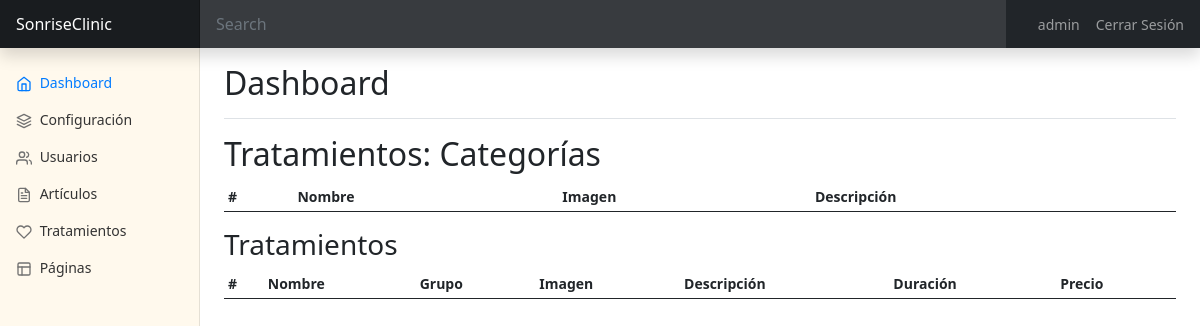
The app's page /admin.php?section=treatments (signed in), older data.
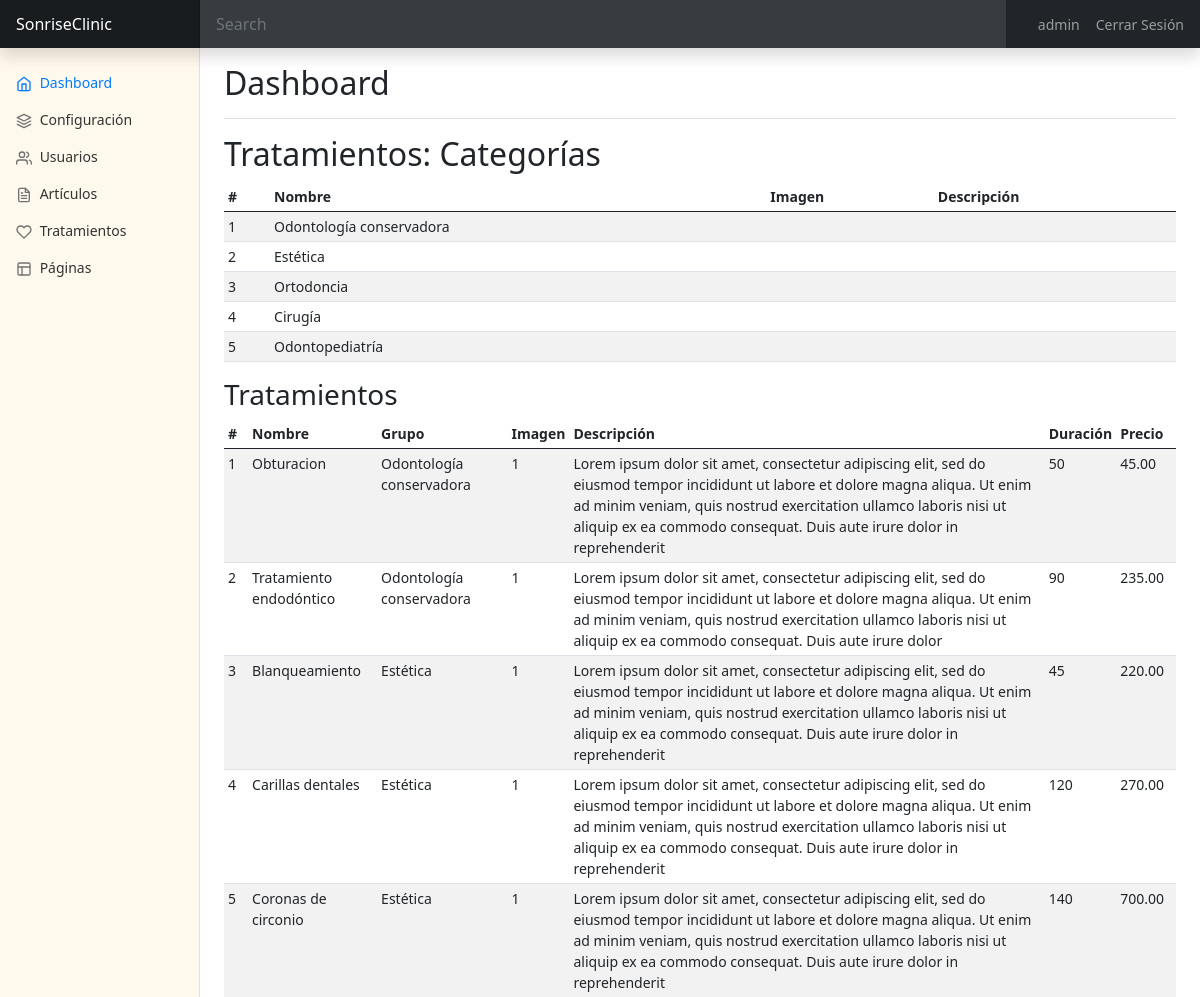
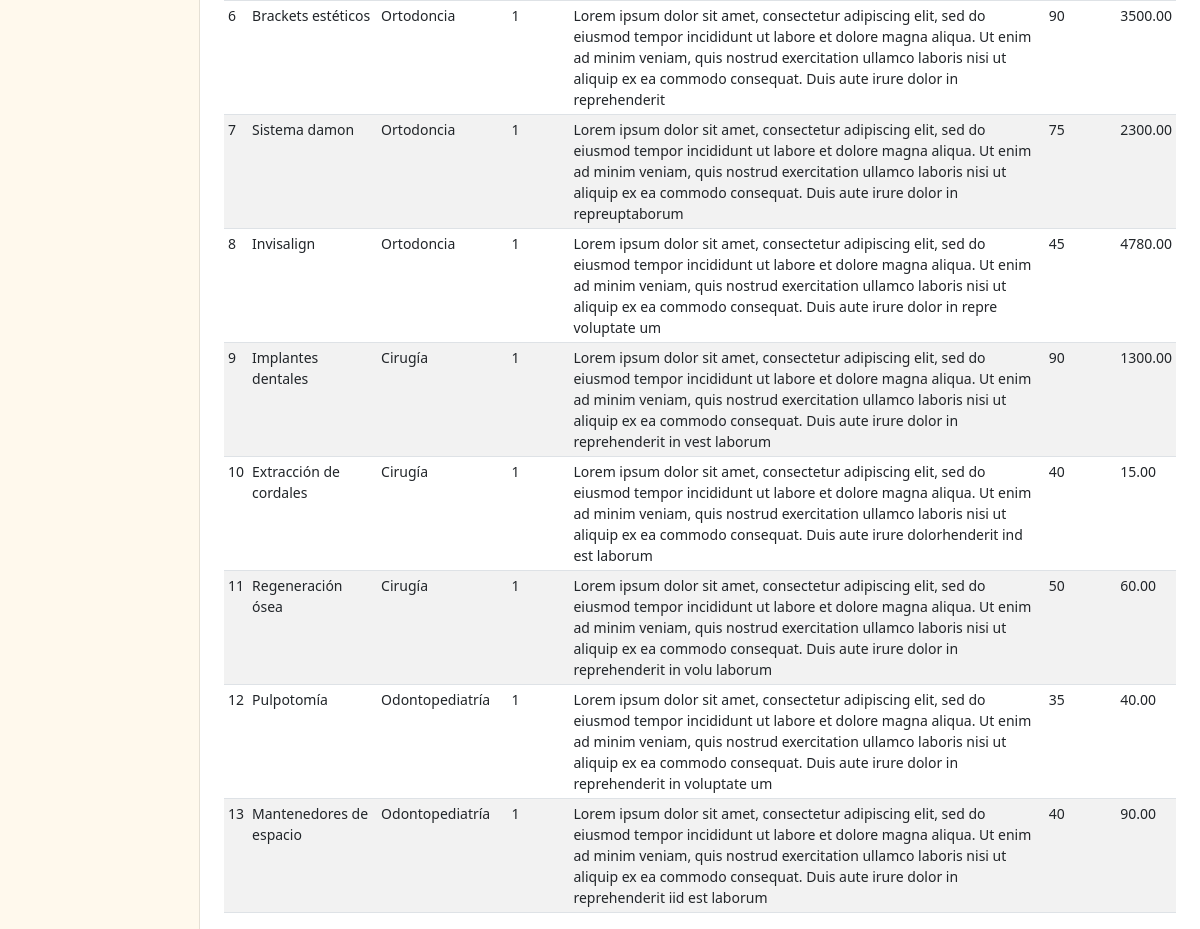
The same page, newer data (2 pictures, top to bottom).
### tables this page shows
CREATE TABLE `config` (
  `id` int(9) NOT NULL,
  `type` varchar(10) NOT NULL,
  `label` varchar(25) NOT NULL,
  `value` varchar(255) NOT NULL
);

CREATE TABLE `treatments_categories` (
  `id` int(1) NOT NULL,
  `name` varchar(100) NOT NULL,
  `info` text NOT NULL,
  `image` varchar(300) NOT NULL
);

CREATE TABLE `treatments_interventions` (
  `id` int(11) NOT NULL,
  `name` varchar(100) NOT NULL,
  `categorie` int(1) NOT NULL,
  `duration` int(3) NOT NULL,
  `price` float(6,2) NOT NULL,
  `info` varchar(400) NOT NULL,
  `image` int(8) NOT NULL
);

### includes/sessions.php (called while the page is built, shortened)
<?php
if (isset($_SESSION['lang'])){
    $lang = $_SESSION['lang'];
}else{
    $lang = null;
}

### includes/class.data.php (called while the page is built, shortened)
<?php
class DataBase
{
    var $connection;
    public function __construct()
    {
        if (DB_PASS == NULL)
            $this->connection = mysqli_connect(DB_SERVER, DB_USER, DB_NAME);
        else
            $this->connection = mysqli_connect(DB_SERVER, DB_USER, DB_PASS, DB_NAME);
        return true;
    }
    public function send($sql, $type = 'ARRAY')
    {
        $result = mysqli_query($this->connection, $sql) or die(mysqli_error($this->connection));
        $return = array();
        if ($type == 'ARRAY')
            while (($return[] = mysqli_fetch_array($result))) {
            } else
            while (($return[] = mysqli_fetch_assoc($result))) {
            }
        if (count($return) > 1)
            unset($return[count($return) - 1]);
        else
            $return = FALSE;
        return $return;
    }
}

### lang/es.php (called while the page is built)
<?php
$texts = array(
  'app_Title' => "SonriseClinic",
  'mn_Home' => "Inicio",
  'mn_News' => "Novedades",
  'mn_Categories' => "Categorías",
  'mn_Meeting' => "Gestión de Citas",
  'mn_Chat' => "Chat Interno",
  'mn_Speciality' => "Especialidades",
  'mn_Login' => "Iniciar Sesión",
  'mn_Logout' => "Cerrar Sesión",
  'mn_Admin' => "Panel de Control",
  'mn_Cites' => "Mis citas",
  'frm_Email' => "Dirección de correo electrónico",
  'frm_Pass' => "Clave",
  'frm_Send' => "Enviar",
  'frm_Remember' => "Recordar sesión",
  'frm_Name' => "Nick",
  'frm_FirstName' => "Nombre",
  'frm_LastName' => "Apellidos",
  'frm_Roles' => "Rol",
  'frm_Type' => "Grupo",
  'frm_Label' => "Etiqueta",
  'frm_Value' => "Valor",
  'frm_Title' => "Título",
  'frm_Subtitle' => "Subtítulo",
  'frm_Text' => "Texto",
  'frm_Image' => "Imagen",
  'frm_Desc' => "Descripción",
  'frm_Duration' => "Duración",
  'frm_Price' => "Precio",
  'btn_Update' => "Actualizar",
  'btn_Deleted' => "Eliminar",
  'btn_Ok' => "Aceptar",
  'btn_Close' => "Cerrar",
  'Learn_more' => 'Leer Más',
  'sect_users' => "Usuarios",
  'sect_settings' => "Configuración",
  'sect_categories' => "Categorías",
  'sect_articles' => "Artículos",
  'sect_pages' => "Páginas",
  'sect_treatments' => "Tratamientos",
  'modal_title_confirm' => "Confirme opción",
  'modal_text_confirm' => "Esta opción no es posible deshacerla. Si realmente está seguro/a pulse en 'Aceptar'",
  'err_NotAutenticates' => "Usuario no registrado",
  'date_Published' => "Fecha de publicación",
);

### includes/functions.php (called while the page is built, shortened)
<?php
function __($str, $lang = null){
  if (file_exists('lang/'.$lang.'.php')):
    if ( isset($texts[$str]) ){
      $str = $texts[$str];
    }
  endif;
  return $str;
}

### admin/pagination.php (called while the page is built, shortened)
<?php
$maxRow = 5;
  $page = false;
  if (!$page) {
    $page = 1;
  } else {
    $start = ($page - 1) * $maxRow;
  }
?>

### admin/treatments.php (the view, shortened to what this page needs)
<?php
include "admin/pagination.php";
$categories =  $db->send("SELECT * FROM treatments_categories;");
$categoriesNames = array();
$treatments = $db->send("SELECT * FROM treatments_interventions;");
?>
<h2><?= __('sect_treatments', $lang) ?>: <?= __('sect_categories', $lang) ?></h2>
<div class="table-responsive">
    <table class="table table-striped table-sm table-hover">
        <thead>
            <tr>
                <th>#</th>
                <th><?= __('frm_FirstName', $lang) ?></th>
                <th><?= __('frm_Image', $lang) ?></th>
                <th><?= __('frm_Desc', $lang) ?></th>
            </tr>
        </thead>
        <tbody>
            <?php if (!empty($categories)) :
                foreach ($categories as $record) :
                    array_push($categoriesNames,$record['name']);
                    if (isset($_GET['edit']) && $record['id'] == $_GET['edit']) :
                        $class = " fw-bold";
                    else :
                        $class = "";
                    endif;
            ?>
                    <tr class="tbl-h<?= $class ?>" onclick="window.location='admin.php?section=users&edit=<?= $record['id'] ?>';">
                        <td><?= $record["id"] ?></td>
                        <td><?= $record["name"] ?></td>
                        <td><?= $record["image"] ?></td>
                        <td><?= $record["info"] ?></td>
                    </tr>
            <?php
                endforeach;
            endif; ?>
        </tbody>
    </table>
</div>
<h3><?= __('sect_treatments', $lang) ?></h3>
<div class="table-responsive">
    <table class="table table-striped table-sm table-hover">
        <thead>
            <tr>
                <th>#</th>
                <th><?= __('frm_FirstName', $lang) ?></th>
                <th><?= __('frm_Type', $lang) ?></th>
                <th><?= __('frm_Image', $lang) ?></th>
                <th><?= __('frm_Desc', $lang) ?></th>
                <th><?= __('frm_Duration', $lang) ?></th>
                <th><?= __('frm_Price', $lang) ?></th>
            </tr>
        </thead>
        <tbody>
            <?php if (!empty($treatments)) :
                foreach ($treatments as $recordT) :
                    if (isset($_GET['edit']) && $recordT['id'] == $_GET['edit']) :
                        $class = " fw-bold";
                    else :
                        $class = "";
                    endif;
            ?>
                    <tr class="tbl-h<?= $class ?>" onclick="window.location='admin.php?section=users&page=<?= ($page) ?>&edit=<?= $record['id'] ?>';">
                        <td><?= $recordT["id"] ?></td>
                        <td><?= $recordT["name"] ?></td>
                        <td><?= $categoriesNames[$recordT["categorie"]-1]?></td>
                        <td><?= $recordT["image"] ?></td>
                        <td><?= $recordT["info"] ?></td>
                        <td><?= $recordT["duration"] ?></td>
                        <td><?= $recordT["price"] ?></td>
                    </tr>
            <?php
                endforeach;
            endif; ?>
        </tbody>
    </table>
</div>

### admin.php (shortened to what this page needs)
<?php
include("includes/functions.php");
include("includes/sessions.php");
if (isset($_GET["section"])) :
  $adm_pag = $_GET["section"];
else :
  $adm_pag = "dashboard";
endif;
$db = new DataBase(DB_SERVER, DB_USER, DB_PASS, DB_NAME, 1);
$param = $db->send("SELECT * FROM config;");
?>
<!DOCTYPE html>
<html lang="<?= $lang ?>">
<?php require "admin/head.php"; ?>
<body>
  <header class="navbar navbar-dark sticky-top bg-dark flex-md-nowrap p-0 shadow">
    <a class="navbar-brand col-md-3 col-lg-2 me-0 px-3" href="index.php"><?= $param[0]["value"] ?></a>
    <input class="form-control form-control-dark w-100" type="text" placeholder="Search" aria-label="Search">
    <ul class="navbar-nav px-3" style="flex-direction: row;">
      <li class="nav-item text-nowrap">
        <a class="nav-link mx-3" href="#"><?= $_SESSION['name'] ?></a>
      </li>
      <li class="nav-item text-nowrap">
        <a class="nav-link" href="logout.php"><?= __('mn_Logout', $lang) ?></a>
      </li>
    </ul>
  </header>
  <div class="container-fluid">
    <div class="row">
      <nav id="sidebarMenu" class="col-md-3 col-lg-2 d-md-block bg-light sidebar collapse">
        <div class="position-sticky pt-3">
          <ul class="nav flex-column">
            <li class="nav-item">
              <a class="nav-link active" aria-current="page" href="admin.php">
                <span data-feather="home"></span>
                Dashboard
              </a>
            </li>
            <li class="nav-item">
              <a class="nav-link" href="admin.php?section=settings">
                <span data-feather="layers"></span>
                <?= __('sect_settings', $lang) ?>
              </a>
            </li>
            <li class="nav-item">
              <a class="nav-link" href="admin.php?section=users">
                <span data-feather="users"></span>
                <?= __('sect_users', $lang) ?>
              </a>
            </li>
            <li class="nav-item">
              <a class="nav-link" href="admin.php?section=articles">
                <span data-feather="file-text"></span>
                <?= __('sect_articles', $lang) ?>
              </a>
            </li>
            <li class="nav-item">
              <a class="nav-link" href="admin.php?section=treatments">
                <span data-feather="heart"></span>
                <?= __('sect_treatments', $lang) ?>
              </a>
            </li>
            <li class="nav-item">
              <a class="nav-link" href="admin.php?section=pages">
                <span data-feather="layout"></span>
                <?= __('sect_pages', $lang) ?>
              </a>
            </li>
          </ul>
        </div>
      </nav>
      <main class="col-md-9 ms-sm-auto col-lg-10 px-md-4" style="margin-left:219px">
        <div class="d-flex justify-content-between flex-wrap flex-md-nowrap align-items-center pt-3 pb-2 mb-3 border-bottom">
          <h1 class="h2">Dashboard</h1>
        </div>
        <?php
        switch ($adm_pag):
          case ("treatments"):
            include "admin/treatments.php";
            break;
        endswitch;
        ?>
      </main>
    </div>
  </div>
</body>
</html>

### admin/head.php (shortened to what this page needs)
<head>
  <link rel="stylesheet" href="css/bootstrap.min.css">
  <link rel="stylesheet" href="css/styles.css">
  <link rel="stylesheet" href="css/dashboard.css">
</head>

### css/styles.css (style rules this page uses)
.bg-light { background-color: #FFF9ED !important; }

### css/dashboard.css (style rules this page uses)
body { font-size: .875rem; }
.feather { width: 16px; height: 16px; vertical-align: text-bottom; }
.sidebar { position: fixed; top: 0; bottom: 0; left: 0; z-index: 100; padding: 48px 0 0; box-shadow: inset -1px 0 0 rgba(0, 0, 0, .1); }
.sidebar .nav-link { font-weight: 500; color: #333; }
.sidebar .nav-link .feather { margin-right: 4px; color: #727272; }
.sidebar .nav-link.active { color: #007bff; }
.sidebar .nav-link:hover .feather, .sidebar .nav-link.active .feather { color: inherit; }
.navbar-brand { padding-top: .75rem; padding-bottom: .75rem; font-size: 1rem; background-color: rgba(0, 0, 0, .25); box-shadow: inset -1px 0 0 rgba(0, 0, 0, .25); }
.navbar .form-control { padding: .75rem 1rem; border-width: 0; border-radius: 0; }
.form-control-dark { color: #fff; background-color: rgba(255, 255, 255, .1); border-color: rgba(255, 255, 255, .1); }

Row changes from the older to the newer data that the page shows:
added treatments_categories: id "1", name "Odontología conservadora"
added treatments_categories: id "2", name "Estética"
added treatments_categories: id "3", name "Ortodoncia"
added treatments_categories: id "4", name "Cirugía"
added treatments_categories: id "5", name "Odontopediatría"
added treatments_interventions: id "1", name "Obturacion", categorie "Odontología conservadora", image "1", info "Lorem ipsum dolor sit amet, consectetur adipiscing elit, sed do eiusmod tempor incididunt ut labore et dolore magna aliqua. Ut enim ad minim veniam, quis nostrud exercitation ullamco laboris nisi ut aliquip ex ea commodo consequat. Duis aute irure dolor in reprehenderit", duration "50", price "45.00"
added treatments_interventions: id "2", name "Tratamiento endodóntico", categorie "Odontología conservadora", image "1", info "Lorem ipsum dolor sit amet, consectetur adipiscing elit, sed do eiusmod tempor incididunt ut labore et dolore magna aliqua. Ut enim ad minim veniam, quis nostrud exercitation ullamco laboris nisi ut aliquip ex ea commodo consequat. Duis aute irure dolor", duration "90", price "235.00"
added treatments_interventions: id "3", name "Blanqueamiento", categorie "Estética", image "1", info "Lorem ipsum dolor sit amet, consectetur adipiscing elit, sed do eiusmod tempor incididunt ut labore et dolore magna aliqua. Ut enim ad minim veniam, quis nostrud exercitation ullamco laboris nisi ut aliquip ex ea commodo consequat. Duis aute irure dolor in reprehenderit", duration "45", price "220.00"
added treatments_interventions: id "4", name "Carillas dentales", categorie "Estética", image "1", info "Lorem ipsum dolor sit amet, consectetur adipiscing elit, sed do eiusmod tempor incididunt ut labore et dolore magna aliqua. Ut enim ad minim veniam, quis nostrud exercitation ullamco laboris nisi ut aliquip ex ea commodo consequat. Duis aute irure dolor in reprehenderit", duration "120", price "270.00"
added treatments_interventions: id "5", name "Coronas de circonio", categorie "Estética", image "1", info "Lorem ipsum dolor sit amet, consectetur adipiscing elit, sed do eiusmod tempor incididunt ut labore et dolore magna aliqua. Ut enim ad minim veniam, quis nostrud exercitation ullamco laboris nisi ut aliquip ex ea commodo consequat. Duis aute irure dolor in reprehenderit", duration "140", price "700.00"
added treatments_interventions: id "6", name "Brackets estéticos", categorie "Ortodoncia", image "1", info "Lorem ipsum dolor sit amet, consectetur adipiscing elit, sed do eiusmod tempor incididunt ut labore et dolore magna aliqua. Ut enim ad minim veniam, quis nostrud exercitation ullamco laboris nisi ut aliquip ex ea commodo consequat. Duis aute irure dolor in reprehenderit", duration "90", price "3500.00"
added treatments_interventions: id "7", name "Sistema damon", categorie "Ortodoncia", image "1", info "Lorem ipsum dolor sit amet, consectetur adipiscing elit, sed do eiusmod tempor incididunt ut labore et dolore magna aliqua. Ut enim ad minim veniam, quis nostrud exercitation ullamco laboris nisi ut aliquip ex ea commodo consequat. Duis aute irure dolor in repreuptaborum", duration "75", price "2300.00"
added treatments_interventions: id "8", name "Invisalign", categorie "Ortodoncia", image "1", info "Lorem ipsum dolor sit amet, consectetur adipiscing elit, sed do eiusmod tempor incididunt ut labore et dolore magna aliqua. Ut enim ad minim veniam, quis nostrud exercitation ullamco laboris nisi ut aliquip ex ea commodo consequat. Duis aute irure dolor in repre voluptate um", duration "45", price "4780.00"
added treatments_interventions: id "9", name "Implantes dentales", categorie "Cirugía", image "1", info "Lorem ipsum dolor sit amet, consectetur adipiscing elit, sed do eiusmod tempor incididunt ut labore et dolore magna aliqua. Ut enim ad minim veniam, quis nostrud exercitation ullamco laboris nisi ut aliquip ex ea commodo consequat. Duis aute irure dolor in reprehenderit in vest laborum", duration "90", price "1300.00"
added treatments_interventions: id "10", name "Extracción de cordales", categorie "Cirugía", image "1", info "Lorem ipsum dolor sit amet, consectetur adipiscing elit, sed do eiusmod tempor incididunt ut labore et dolore magna aliqua. Ut enim ad minim veniam, quis nostrud exercitation ullamco laboris nisi ut aliquip ex ea commodo consequat. Duis aute irure dolorhenderit ind est laborum", duration "40", price "15.00"
added treatments_interventions: id "11", name "Regeneración ósea", categorie "Cirugía", image "1", info "Lorem ipsum dolor sit amet, consectetur adipiscing elit, sed do eiusmod tempor incididunt ut labore et dolore magna aliqua. Ut enim ad minim veniam, quis nostrud exercitation ullamco laboris nisi ut aliquip ex ea commodo consequat. Duis aute irure dolor in reprehenderit in volu laborum", duration "50", price "60.00"
added treatments_interventions: id "12", name "Pulpotomía", categorie "Odontopediatría", image "1", info "Lorem ipsum dolor sit amet, consectetur adipiscing elit, sed do eiusmod tempor incididunt ut labore et dolore magna aliqua. Ut enim ad minim veniam, quis nostrud exercitation ullamco laboris nisi ut aliquip ex ea commodo consequat. Duis aute irure dolor in reprehenderit in voluptate um", duration "35", price "40.00"
added treatments_interventions: id "13", name "Mantenedores de espacio", categorie "Odontopediatría", image "1", info "Lorem ipsum dolor sit amet, consectetur adipiscing elit, sed do eiusmod tempor incididunt ut labore et dolore magna aliqua. Ut enim ad minim veniam, quis nostrud exercitation ullamco laboris nisi ut aliquip ex ea commodo consequat. Duis aute irure dolor in reprehenderit iid est laborum", duration "40", price "90.00"
